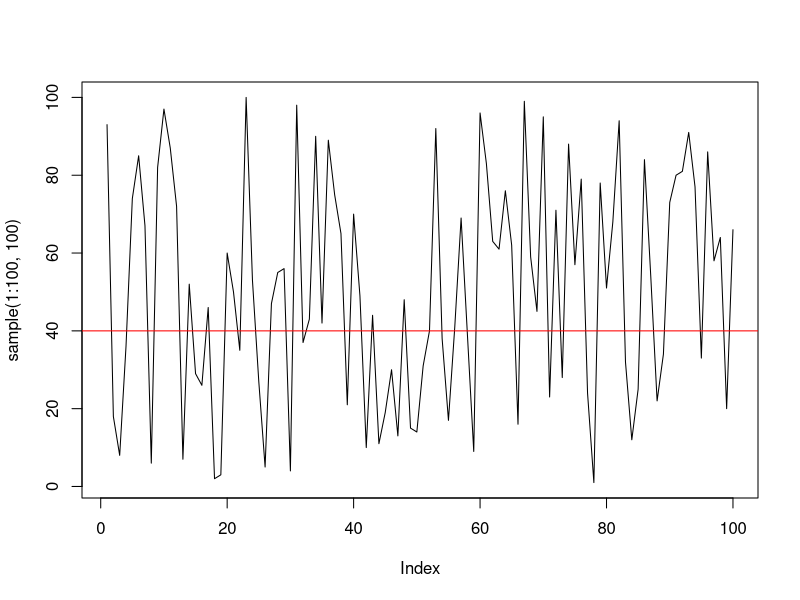
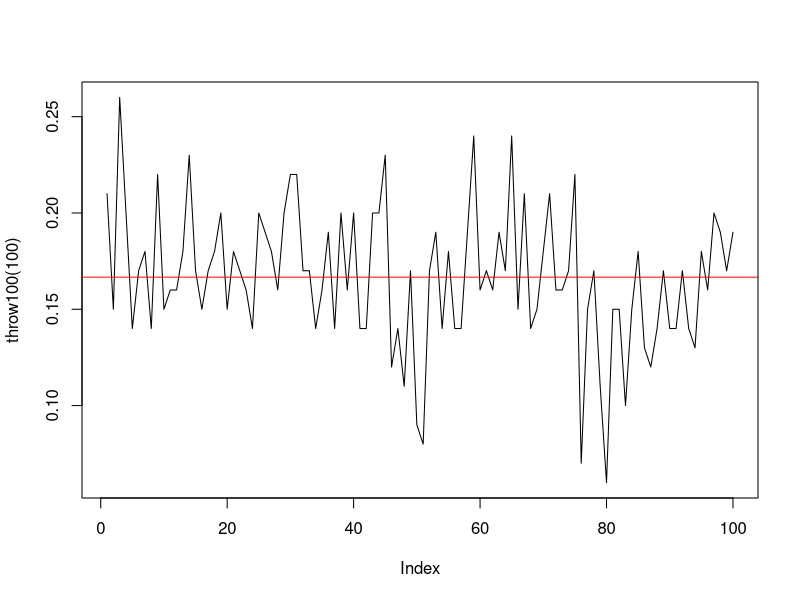
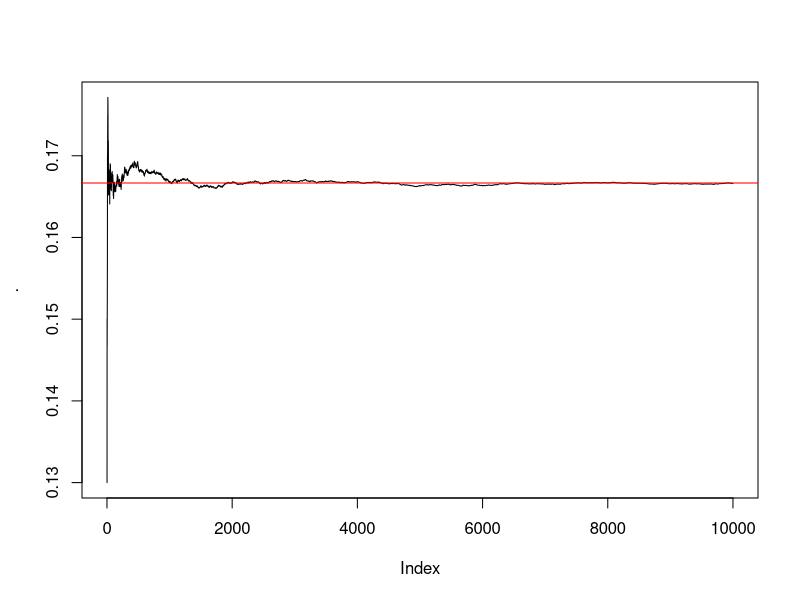

Generate these figures, in order, with R:
# function is a first class object
sum3 <- function (x = 12, y = 15, z = 320) {
    #the last row has an implicit return
    x + y + z
}

sum3(1, 2, 3)

#closure
func <- function (x = 12) {
    function (y = 12) {
        x + y
    }
}

func(14)(15)

for (i in 1:100) { 
    print(i/100)
}

library(tidyverse)
library(purrr) # Google cheat sheet

#lambda functions
map(1:19, ~.x + 14) %>%
    unlist()
#unlist makes list a vector

#Like filter
unlist(keep(1:10, ~.x %% 2 == 0))

#Tells you if you have an element that gives 0 mod 2
some(1:10, ~.x %% 2 == 0)


#Task 1
birthdaysLeft <- function (n) {
    (366 - n)/365
}


sameBirthday <- function (p = 1/2) {
    probability <- 1;

    for (i in 1:365) {
        probability <- probability * birthdaysLeft(i)
        if(probability <= p) {
           return(i)
        }
    }
    print(i) #i is not local to the for
    return(-1);
}

sameBirthday()

#Alternate solution
sameBirthday2 <- function (p = 1/2) {
    #cumprod on index one returns the multiplication of the first two elements. On the second index of the first three
    cumprod((366 - 1:365)/365) %>%
        detect_index(~. <= p) #gets the first index that is lower than p
}

sameBirthday2()


#Task 2
#sample is a random generator
sample(1:6, 6) # throw 6 times withour repeating
sample(1:6, 100, replace = TRUE) 
#throwing 100 times without repeating 1:6
#is impossible so we give replace = TRUE which allows results to repeat

x <- c(1,2)
x <- c(x, 3)

throw100 <- function (n = 0) {
    x <- c();
    for (i in 1:n) {
        x <- c(x, sum(sample(1:6, 100, replace = TRUE) == 6)/n)
    }
    x
}


#how to plot a line. It connects the dots from the vector
plot(sample(1:100, 100), type = "l")
#draws a line
abline(h = 40, col = "red")

plot(throw100(100), type = "l")
abline(h = 1/6, col = "red")

#repeat 1 100 times
rep.int(1, 100)

#alternate
dice_prob <- function(n = 100) {
    mean(sample(1:6, n, replace = TRUE) == 6)
}

N <- 10000
1:N %>%
    map(~dice_prob()) %>%
    cummean() %>%
    plot(type = "l")

#cummean is like cumsum. First place is the mean of the first element. 
#Then the second and first. After that
#the mean of the first three etc
abline(h = 1/6, col = "red")

#Task 3
#p1 <- P(boy wins against dad)
#p2 <- P(boy wins against mom)

p1 <- 0.3
p2 <- 0.4

#The first case is if he wins against his dad and then against his mom
#Second case is he loses thefirst game but wins the other two games
#First plays with dad
dadFirst <- p1 * p2 + (1 - p1) * p2 * p1

#First plays with mom
momFirst <- p2 * p1 + (1 - p2) * p1 * p2

c(dadFirst, momFirst)
